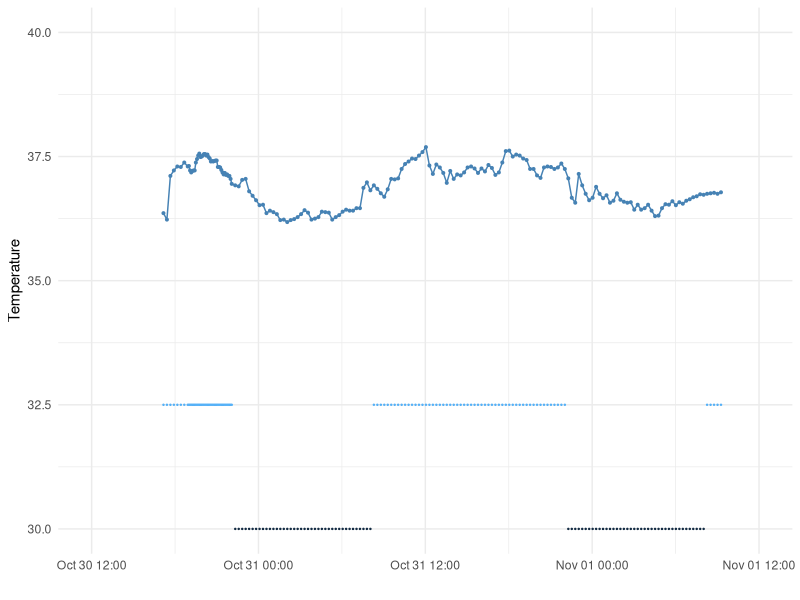

The R source for this figure:
library(tidyverse)


#read the data with impor dataset
Anipill <- read.csv("Body temp fredrik anipill test.csv")


#View and tidy names (try to make error here):
head(Anipill)
summary(Anipill)
names(Anipill) <- c("Sample", 'date', 'hour', 'Temp')
head(Anipill)

#create datetime column based on date and hour:
Anipill$datetime <- paste(Anipill$date, Anipill$hour)
head(Anipill)

#Format datetime from character to dttm format:
Anipill$datetime <- as.POSIXct(strptime(Anipill$datetime, format= "%d/%m/%Y %H:%M:%S"))

#Generate manual sleep/nosleep score:
sl <- data.frame("Sleep" = c(1:272))
head(sl)

sl$Sleep[1:127] <- 32.5
sl$Sleep[128:167] <- 30
sl$Sleep[168:223] <- 32.5
sl$Sleep[224:263] <- 30
sl$Sleep[264:272] <-32.5

Anipill$sleep <- paste(sl$Sleep)
Anipill$sleep <- as.numeric(Anipill$sleep)


#Filter out outliers:
Anipill<- Anipill %>% 
  filter(Temp > 30)


#Generate x-axis limits vector:
xlims <- as.POSIXct(strptime(c("30/10/2020 12:00:00", "01/11/2020 12:00:00"), format= "%d/%m/%Y %H:%M:%S"))        

#Make ggplot :D
ggplot(Anipill, aes(datetime,Temp))+
  geom_line(color="steelblue")+
  geom_point(color="steelblue", size = .7)+
  scale_y_continuous("Temperature", limits = c(30,40))+
  scale_x_datetime("", limits = xlims)+
  theme_minimal()+
  geom_point(aes(x=datetime, y=sleep, color=sleep), size= .2,show.legend = F)
  
                   